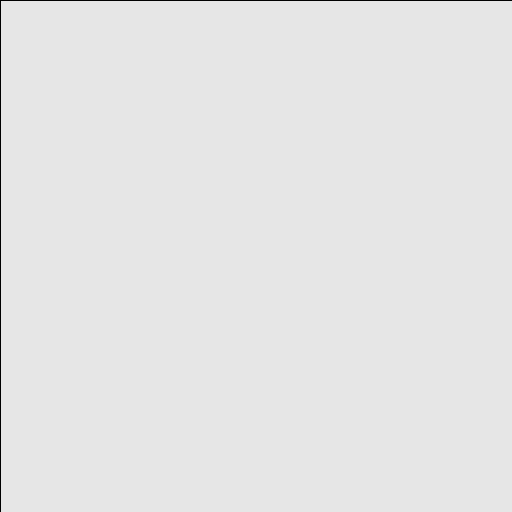
Frame 1 (no input)
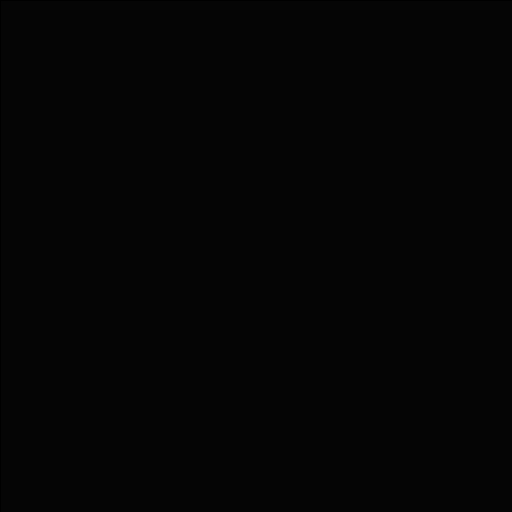
Frame 60 (the mouse pressed at the canvas centre just before this capture)
Frame 120 (the mouse held since frame 60 and released just before this capture): identical to frame 60, image omitted

The Processing sketch that drew these frames (run headless with seeded random() and noise(); from frame 60 on, the mouse is pressed at the canvas centre):

// Processing sketch: Heart
// ── Heart.pde
float q = 30349;
class Hear {
  float posX, posY;
  float sx, sy;
  boolean vt=true;

  Hear(float x, float y, float sx, float sy) {
    this.posX=x;
    this.posY=y;
    this.sx=sx;
    this.sy=sy;
  }

  void display() {
    noStroke();
    if (vt) fill(255, 0, 0);
    else fill(50);
    beginShape();
    vertex(posX, posY);
    bezierVertex(posX, posY-30, posX+65, posY-30, posX, posY+40);
    vertex(posX, posY);
    bezierVertex(posX, posY-30, posX-65, posY-30, posX, posY+40);
    endShape();
  }
  
  void movimento(){
    if(!vt){
      sx+=0.1+f(q);
    }
    posX+=sx;
    posY+=sy;
  }
  
  float f(float x){
    return (x%21)/80;
  }
  
  boolean ins(){
    if(mouseX<posX+30 && mouseX>posX-30 && mouseY<posY+30 && mouseY>posY-30) return true;
    return false;
  }
  
  void setVt(){
    if(vt) vt=!vt;
  }
}

// ── main.pde
void setup(){
  background(255);
  size(512,512);
  frameRate(60);
}

void draw(){
  fill(0,25);
  rect(0,0,width,height);
}
